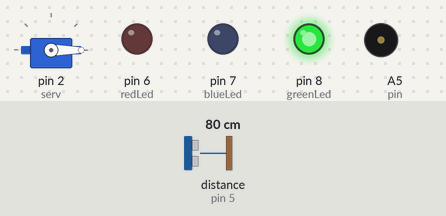
Simulated run of this sketch. Board: Arduino Uno, built with avr-gcc and run on an emulated ATmega328P. Shown: servo, output pins drawn as LEDs (lit = HIGH), buzzer (waves = sounding). The test bench sets the inputs (shaded band); at power-on: distance to the obstacle (sensor on pin 5) 80 cm.

Above: at 1.2 s.
1.3 s: distance to the obstacle (sensor on pin 5) set to 11 cm
2.8 s: distance to the obstacle (sensor on pin 5) set to 8 cm
At 3.52 s:
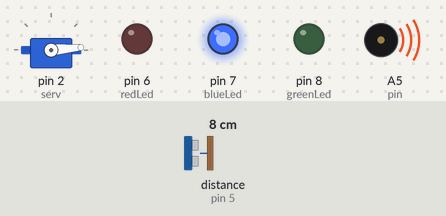
At 4.15 s:
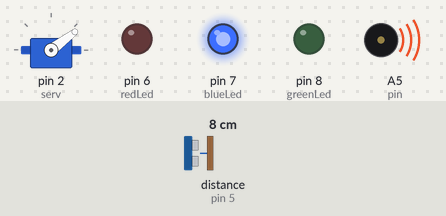
Timing chart, 0 to 11.8 s (numbered marks = the images above; inputs shaded):
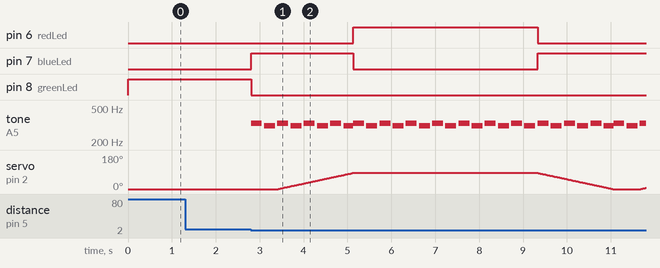

Measured:
- the behaviour switches between 10 and 9 cm on distance to the obstacle (sensor on pin 5) (found by bisection; images 0 and 1)
- after the input at 1.3 s, every drawn part: stays the same
- after the input at 2.8 s, pin 6 (redLed): LOW → HIGH after 2.3 s, → LOW 4.2 s later; pin 7 (blueLed): LOW → HIGH at once, → LOW 2.3 s later, → HIGH 4.2 s later

The sketch:

project.ino
```cpp
#include <Buzzer.h>
#include <Servo.h>
#include <Ultrasonic.h>

#define pin A5

Servo serv;
Ultrasonic sensor(4,5);

int redLed = 6; // setting the value of redLed as 2.
int blueLed = 7; // setting the value of blueLed as 3.
int greenLed = 8;// setting the value of greenLed as 4.

int distance ;
int pos = 0;

void buzz(){

  tone(pin, 330, 250);
    delay(300);
    tone(pin, 311, 250);
    delay(300);
}

void setup() {
  // put your setup code here, to run once:
  pinMode (redLed,OUTPUT);// Defined redLed as output.
  pinMode (blueLed,OUTPUT);// Defined blueLed as output.
  pinMode (greenLed,OUTPUT);// Defined greenLed as output.
  pinMode(pin,OUTPUT);

  serv.attach(2);
}

void loop() {
  // put your main code here, to run repeatedly:
  /*digitalWrite (redLed,HIGH);// Sending a signal to Pin redLed to Light Up.
  delay (3000);// Giving a Gap of 3000 Milliseconds, 1 second =  1000 milliseconds.
  digitalWrite (redLed,LOW);
  digitalWrite (blueLed,HIGH);
  delay(1000);
  digitalWrite(blueLed,LOW);
  digitalWrite(greenLed,HIGH);
  delay(3000);
  digitalWrite(greenLed,LOW);*/


  /*for (pos = 0; pos <= 180; pos += 1) { // goes from 0 degrees to 180 degrees
    // in steps of 1 degree
    serv.write(pos);              // tell servo to go to position in variable 'pos'
    delay(100);                       // waits 15ms for the servo to reach the position
  }
  for (pos = 180; pos >= 0; pos -= 1) { // goes from 180 degrees to 0 degrees
    serv.write(pos);              // tell servo to go to position in variable 'pos'
    delay(100);                       // waits 15ms for the servo to reach the position
  }*/

  serv.write(0);
  digitalWrite(greenLed,HIGH);

    //delay(3000);

  distance = sensor.read(CM);
  if (distance < 10 )
    {
      digitalWrite(greenLed,LOW);

     digitalWrite (blueLed,HIGH);
     buzz();
    //delay(1000);
    //digitalWrite(blueLed,LOW);
    //digitalWrite (redLed,HIGH);// Sending a signal to Pin redLed to Light Up.
    //delay (3000);// Giving a Gap of 3000 Milliseconds, 1 second =  1000 milliseconds.


    /*digitalWrite(greenLed,HIGH);
    delay(3000);*/

    //serv.write(100);
    //buzz();
    int w=1;
    int t=1;
    for (pos = 0,w=15; pos <= 85; pos += 1,w++) { // goes from 0 degrees to 180 degrees
    // in steps of 1 degree
    if(w%15==0){
      if(t==1){
        tone(pin, 330, 250);
        t=2;
      }
      else if(t==2){
        tone(pin, 311, 250);
        t=1;
      }

    }
      serv.write(pos);              // tell servo to go to position in variable 'pos'
      //buzz();
      delay(20);                       // waits 15ms for the servo to reach the position
    }
    digitalWrite(blueLed,LOW);

    //delay(2000);
    digitalWrite (redLed,HIGH);

    //buzz();
    //delay(2000);
    for(int i=0;i<7;i++){
      buzz();
    }

    digitalWrite (redLed,LOW);
    digitalWrite (blueLed,HIGH);
    //buzz();
    for (pos = 85,w=15; pos >= 0; pos -= 1,w++) { // goes from 180 degrees to 0 degrees
      if(w%15==0){
      if(t==1){
        tone(pin, 330, 250);
        t=2;
      }
      else if(t==2){
        tone(pin, 311, 250);
        t=1;
      }

    }
      serv.write(pos);
      //buzz();// tell servo to go to position in variable 'pos'
      delay(20);                       // waits 15ms for the servo to reach the position
    }

    //delay(1500);

    //myservo.write(0);
    //digitalWrite (blueLed,HIGH);
    //delay(1000);
    //buzz();
    digitalWrite(blueLed,LOW);

    }
}
```
